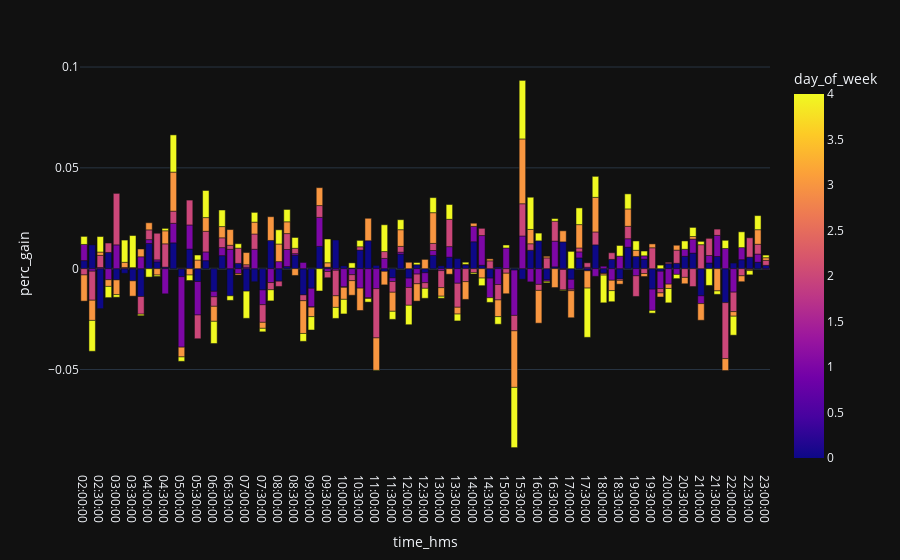

The code cell stored with this chart in its notebook:
### Code cell
fig = px.bar(ohlc_df_by_hour_day, x='time_hms', y='perc_gain', color='day_of_week')
fig

### Figure 1 — Plotly figure (JSON) as saved in the notebook; plotly's stock layout.template omitted (floating-point values rounded to 4 significant figures; data arrays with more than 128 entries replaced by an {"elided": "..."} marker saying what was removed)
{"data": [{"alignmentgroup": "True", "hovertemplate": "time_hms=%{x}<br>perc_gain=%{y}<br>day_of_week=%{marker.color}<extra></extra>", "legendgroup": "", "marker": {"color": {"elided": "425 int values"}, "coloraxis": "coloraxis", "pattern": {"shape": ""}}, "name": "", "offsetgroup": "", "orientation": "v", "showlegend": false, "textposition": "auto", "x": {"elided": "425 str values"}, "xaxis": "x", "y": {"elided": "425 float values"}, "yaxis": "y", "type": "bar"}], "layout": {"xaxis": {"anchor": "y", "domain": [0.0, 1.0], "title": {"text": "time_hms"}}, "yaxis": {"anchor": "x", "domain": [0.0, 1.0], "title": {"text": "perc_gain"}}, "coloraxis": {"colorbar": {"title": {"text": "day_of_week"}}, "colorscale": [[0.0, "#0d0887"], [0.1111, "#46039f"], [0.2222, "#7201a8"], [0.3333, "#9c179e"], [0.4444, "#bd3786"], [0.5556, "#d8576b"], [0.6667, "#ed7953"], [0.7778, "#fb9f3a"], [0.8889, "#fdca26"], [1.0, "#f0f921"]]}, "legend": {"tracegroupgap": 0}, "margin": {"t": 60}, "barmode": "relative"}}
